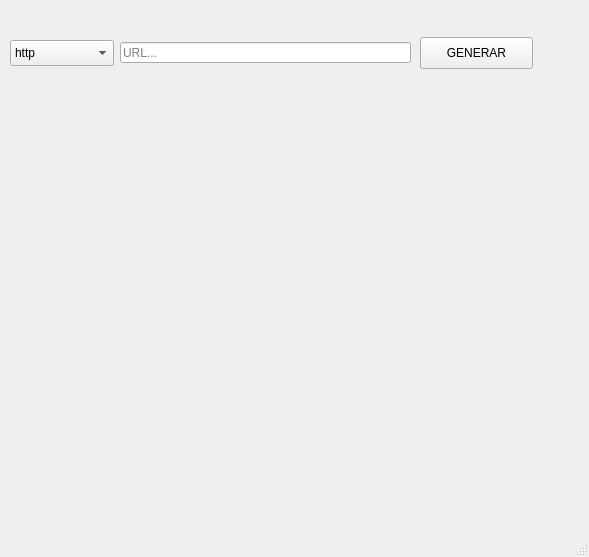
<?xml version="1.0" encoding="UTF-8"?>
<ui version="4.0">
 <class>MainWindow</class>
 <widget class="QMainWindow" name="MainWindow">
  <property name="geometry">
   <rect>
    <x>0</x>
    <y>0</y>
    <width>589</width>
    <height>557</height>
   </rect>
  </property>
  <property name="windowTitle">
   <string>MainWindow</string>
  </property>
  <widget class="QWidget" name="centralwidget">
   <widget class="QComboBox" name="combotype">
    <property name="geometry">
     <rect>
      <x>10</x>
      <y>40</y>
      <width>104</width>
      <height>26</height>
     </rect>
    </property>
    <item>
     <property name="text">
      <string>http</string>
     </property>
    </item>
    <item>
     <property name="text">
      <string>https</string>
     </property>
    </item>
   </widget>
   <widget class="QLineEdit" name="urltext">
    <property name="geometry">
     <rect>
      <x>120</x>
      <y>42</y>
      <width>291</width>
      <height>21</height>
     </rect>
    </property>
    <property name="placeholderText">
     <string>URL...</string>
    </property>
   </widget>
   <widget class="QPushButton" name="btn">
    <property name="geometry">
     <rect>
      <x>420</x>
      <y>37</y>
      <width>113</width>
      <height>32</height>
     </rect>
    </property>
    <property name="text">
     <string>GENERAR</string>
    </property>
   </widget>
   <widget class="QLabel" name="labelimg">
    <property name="geometry">
     <rect>
      <x>90</x>
      <y>100</y>
      <width>381</width>
      <height>361</height>
     </rect>
    </property>
    <property name="text">
     <string/>
    </property>
    <property name="alignment">
     <set>Qt::AlignCenter</set>
    </property>
   </widget>
  </widget>
  <widget class="QStatusBar" name="statusbar"/>
 </widget>
 <resources/>
 <connections/>
</ui>
